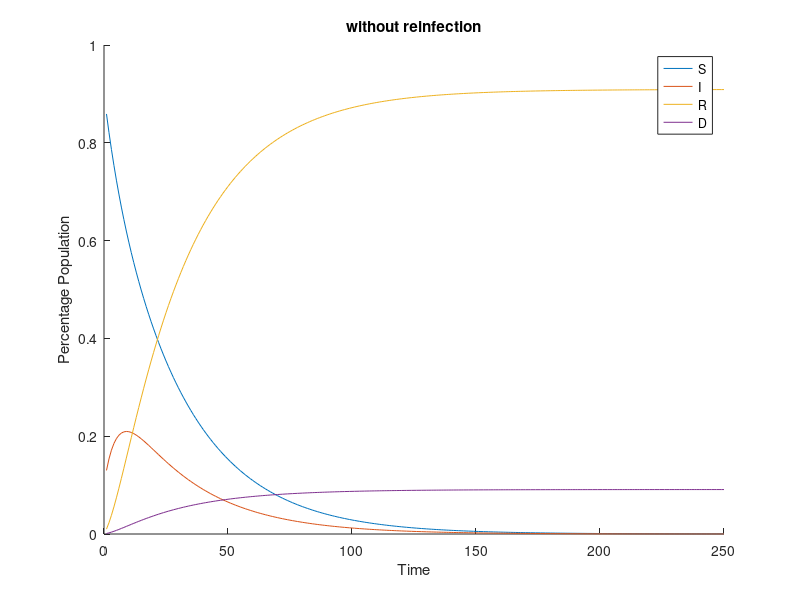
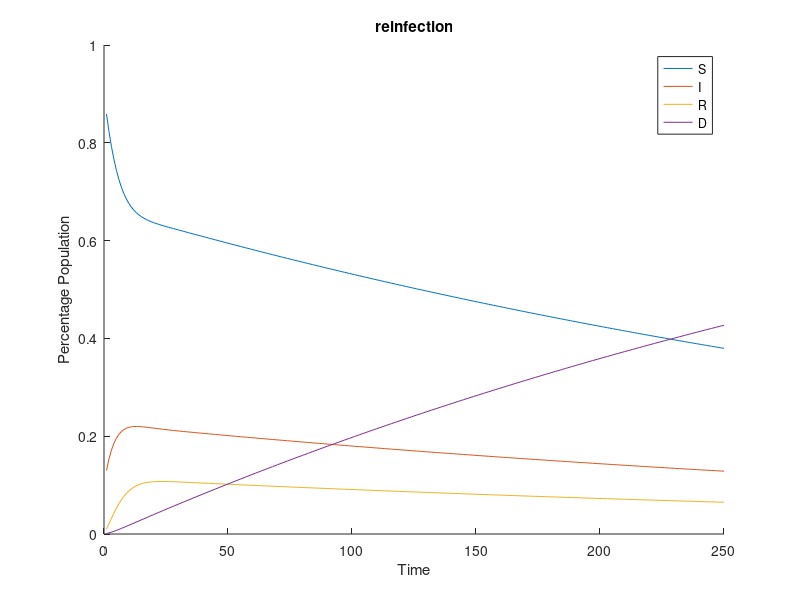
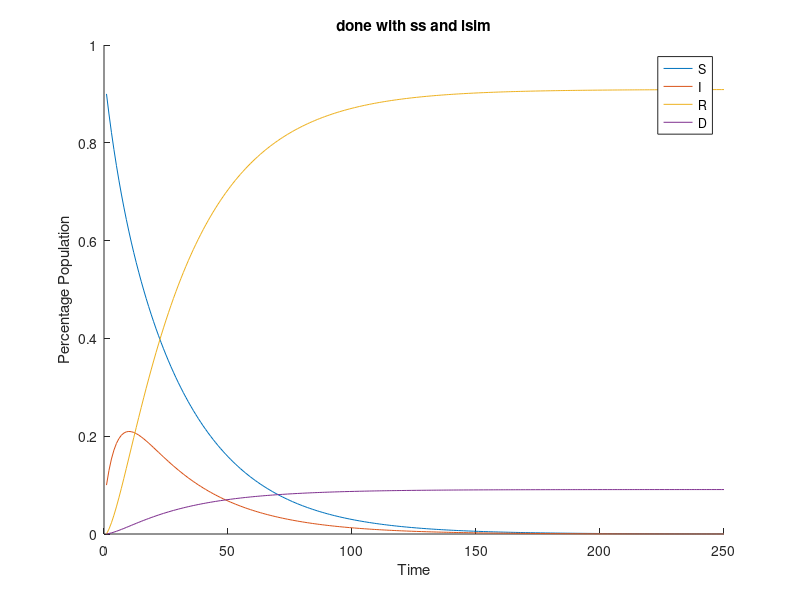

MATLAB code for these plots, in order:
A = [0.95 0.04 0 0; 0.05 0.85 0 0; 0 0.1 1 0; 0 0.01 0 1];
x0 = [0.9;0.1;0;0];
x=zeros(4,250);
for i=1:250
    x(:,i)=((A)^i)*x0;
end
figure;
hold on 
plot(x(1,:));
plot(x(2,:));
plot(x(3,:));
plot(x(4,:));
legend('S','I','R','D');
xlabel('Time')
ylabel('Percentage Population');
title('without reinfection')
hold off




A2 = [0.95 0.04 0.2 0; 
    0.05 0.85 0 0; 
    0 0.1 0.8 0; 0 0.01 0 1];
%to make recovered people be able to become succeptable and reinfected, i
%cahnged the 0 value int he firsgt row and 3rd column to 0.2 then i also
%changed the 3rd column and 3rd row from 1 to 0.8 to account for the people
%that are not reamining recovered

%before i changed the reinfection rate, the graph looked like the textbook
%where all the numbers reached a plateau and the recovered stayed that way
%and the deceased reamined the same with susceptible and infected rates
%going to zero. When I cahnged the reinfection stuff, there wasnt a plaetau
%like in the previous graph and the number of S keeps decreasing at a
%slower rate and the number of D increase at an inverse rate
x0 = [0.9;0.1;0;0];
x=zeros(4,250);
for i=1:250
    x(:,i)=((A2)^i)*x0;
end
figure;
hold on 
plot(x(1,:));
plot(x(2,:));
plot(x(3,:));
plot(x(4,:));
legend('S','I','R','D');
xlabel('Time')
ylabel('Percentage Population');
title('reinfection');
hold off


B = zeros(4,1);
sys_sir_base = ss(A,B,eye(4),zeros(4,1),1);
Y = lsim(sys_sir_base,zeros(250,1),linspace(0,249,250),x0);
figure;
hold on
plot(Y);
legend('S','I','R','D');
xlabel('Time')
ylabel('Percentage Population');
title('done with ss and lsim')


